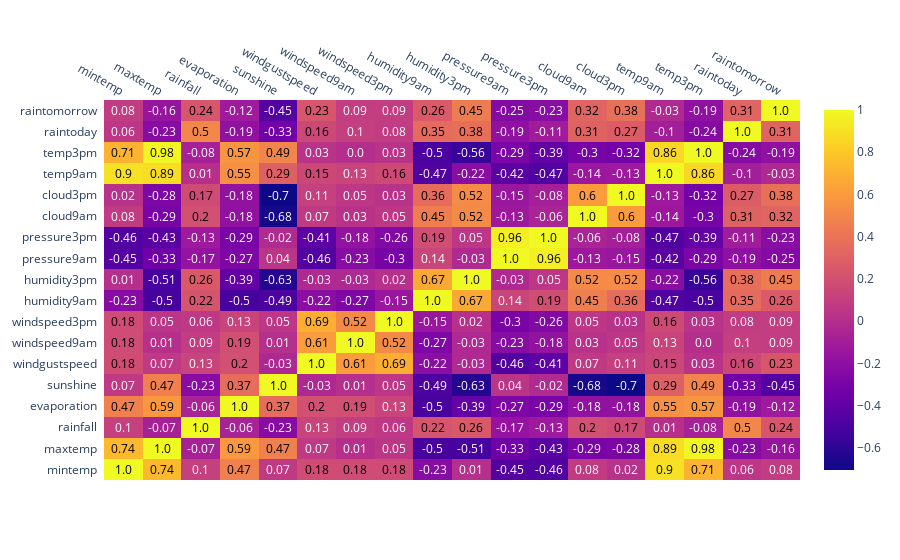

The cell this chart's notebook holds for it:
### Markdown cell above
For data preprocessing, it is useful to know about the linear relationships of features.

### Code cell
data_for_corr = data.copy()
data_for_corr['raintomorrow'] = data_for_corr['raintomorrow'].map({'Yes': 1, 'No': 0})
data_for_corr['raintoday'] = data_for_corr['raintoday'].map({'Yes': 1, 'No': 0})
corrs = data_for_corr.corr()
ff.create_annotated_heatmap(
    z=corrs.values,
    x=list(corrs.columns),
    y=list(corrs.index),
    annotation_text=np.around(corrs.values, decimals=2),
    showscale=True)
